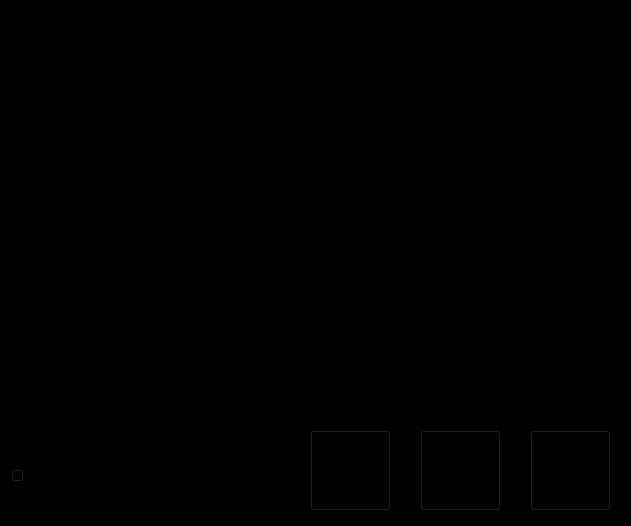
<?xml version="1.0" encoding="UTF-8"?>
<ui version="4.0">
 <class>Form</class>
 <widget class="QWidget" name="Form">
  <property name="geometry">
   <rect>
    <x>0</x>
    <y>0</y>
    <width>631</width>
    <height>526</height>
   </rect>
  </property>
  <property name="windowTitle">
   <string>Form</string>
  </property>
  <property name="styleSheet">
   <string notr="true">background-color: rgb(0, 0, 0);</string>
  </property>
  <widget class="QLabel" name="label">
   <property name="geometry">
    <rect>
     <x>3</x>
     <y>1</y>
     <width>621</width>
     <height>421</height>
    </rect>
   </property>
   <property name="text">
    <string/>
   </property>
   <property name="pixmap">
    <pixmap>E:/Kali.jpeg</pixmap>
   </property>
   <property name="scaledContents">
    <bool>true</bool>
   </property>
  </widget>
  <widget class="QSlider" name="horizontalSlider">
   <property name="geometry">
    <rect>
     <x>10</x>
     <y>450</y>
     <width>271</width>
     <height>51</height>
    </rect>
   </property>
   <property name="styleSheet">
    <string notr="true"/>
   </property>
   <property name="maximum">
    <number>360</number>
   </property>
   <property name="pageStep">
    <number>1</number>
   </property>
   <property name="orientation">
    <enum>Qt::Horizontal</enum>
   </property>
  </widget>
  <widget class="QPushButton" name="pushButton">
   <property name="geometry">
    <rect>
     <x>310</x>
     <y>430</y>
     <width>81</width>
     <height>81</height>
    </rect>
   </property>
   <property name="text">
    <string/>
   </property>
   <property name="icon">
    <iconset>
     <normaloff>E:/opencv_jk/添加.png</normaloff>E:/opencv_jk/添加.png</iconset>
   </property>
   <property name="iconSize">
    <size>
     <width>81</width>
     <height>81</height>
    </size>
   </property>
  </widget>
  <widget class="QPushButton" name="pushButton_2">
   <property name="geometry">
    <rect>
     <x>420</x>
     <y>430</y>
     <width>81</width>
     <height>81</height>
    </rect>
   </property>
   <property name="text">
    <string/>
   </property>
   <property name="icon">
    <iconset>
     <normaloff>E:/opencv_jk/保存.png</normaloff>E:/opencv_jk/保存.png</iconset>
   </property>
   <property name="iconSize">
    <size>
     <width>81</width>
     <height>81</height>
    </size>
   </property>
  </widget>
  <widget class="QPushButton" name="pushButton_3">
   <property name="geometry">
    <rect>
     <x>530</x>
     <y>430</y>
     <width>81</width>
     <height>81</height>
    </rect>
   </property>
   <property name="text">
    <string/>
   </property>
   <property name="icon">
    <iconset>
     <normaloff>E:/opencv_jk/删除.png</normaloff>E:/opencv_jk/删除.png</iconset>
   </property>
   <property name="iconSize">
    <size>
     <width>81</width>
     <height>81</height>
    </size>
   </property>
  </widget>
 </widget>
 <resources/>
 <connections/>
</ui>
